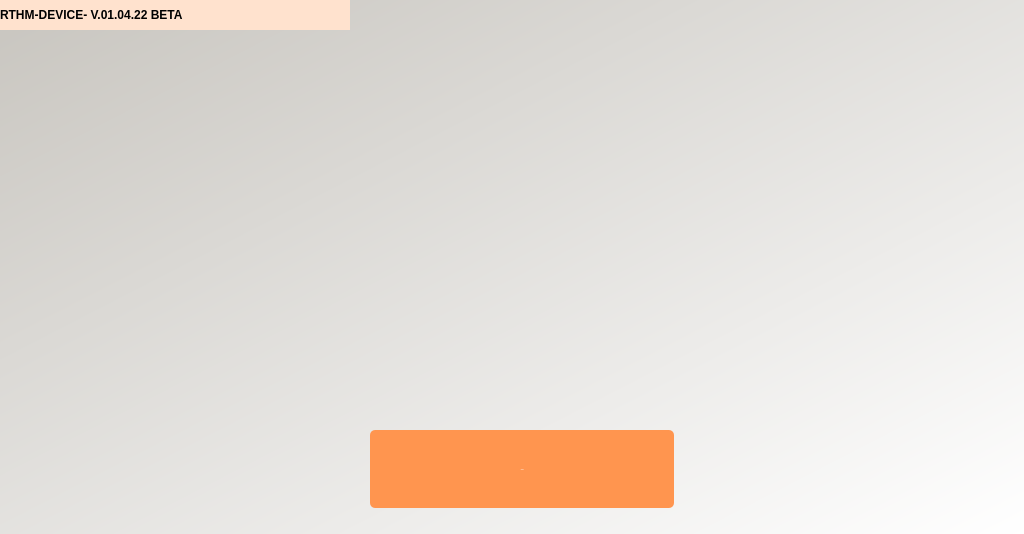
<?xml version="1.0" encoding="UTF-8"?>
<ui version="4.0">
 <class>MainWindow</class>
 <widget class="QMainWindow" name="MainWindow">
  <property name="enabled">
   <bool>true</bool>
  </property>
  <property name="geometry">
   <rect>
    <x>0</x>
    <y>0</y>
    <width>1024</width>
    <height>534</height>
   </rect>
  </property>
  <property name="windowTitle">
   <string>RTHM Software v1.04</string>
  </property>
  <property name="styleSheet">
   <string notr="true">QMainWindow#MainWindow{
background-color:qlineargradient(spread:pad, x1:0.005, y1:0, x2:1, y2:1, stop:0 rgba(200, 197, 191, 255), stop:1 rgba(255, 255, 255, 255))}</string>
  </property>
  <widget class="QWidget" name="centralwidget">
   <property name="enabled">
    <bool>true</bool>
   </property>
   <widget class="QPushButton" name="btnInfo">
    <property name="geometry">
     <rect>
      <x>0</x>
      <y>0</y>
      <width>350</width>
      <height>30</height>
     </rect>
    </property>
    <property name="styleSheet">
     <string notr="true">text-align: left;
border: none;
background-color: #FFE2CE;
font: 12pt &quot;Montserrat&quot;;
font-weight: bold;</string>
    </property>
    <property name="text">
     <string>RTHM-DEVICE- V.01.04.22 BETA</string>
    </property>
   </widget>
   <widget class="QPushButton" name="btnInfo_2">
    <property name="geometry">
     <rect>
      <x>320</x>
      <y>0</y>
      <width>30</width>
      <height>30</height>
     </rect>
    </property>
    <property name="styleSheet">
     <string notr="true">background-color: transparent;
border:none;</string>
    </property>
    <property name="text">
     <string/>
    </property>
    <property name="icon">
     <iconset>
      <normaloff>../images/icons/i.png</normaloff>../images/icons/i.png</iconset>
    </property>
   </widget>
   <widget class="QPushButton" name="btnScan">
    <property name="enabled">
     <bool>false</bool>
    </property>
    <property name="geometry">
     <rect>
      <x>370</x>
      <y>430</y>
      <width>304</width>
      <height>78</height>
     </rect>
    </property>
    <property name="font">
     <font>
      <family>Montserrat</family>
      <pointsize>-1</pointsize>
      <weight>75</weight>
      <italic>false</italic>
      <bold>true</bold>
     </font>
    </property>
    <property name="toolTip">
     <string>&lt;html&gt;&lt;head/&gt;&lt;body&gt;&lt;p&gt;START THE APP&lt;/p&gt;&lt;/body&gt;&lt;/html&gt;</string>
    </property>
    <property name="styleSheet">
     <string notr="true">color: #ffffff;
border-radius:5px;
background-color: #FF954F;
padding: 4px;
font: 42px &quot;Montserrat&quot;;
font-weight: bold;
icon-size: 53px;</string>
    </property>
    <property name="text">
     <string>  SCAN</string>
    </property>
    <property name="icon">
     <iconset>
      <normaloff>../images/icons/scan.png</normaloff>../images/icons/scan.png</iconset>
    </property>
    <property name="flat">
     <bool>false</bool>
    </property>
   </widget>
   <widget class="QLabel" name="imgStartScreenLogo">
    <property name="geometry">
     <rect>
      <x>290</x>
      <y>80</y>
      <width>466</width>
      <height>341</height>
     </rect>
    </property>
    <property name="text">
     <string/>
    </property>
    <property name="pixmap">
     <pixmap>../images/startScreenLogo.png</pixmap>
    </property>
    <property name="scaledContents">
     <bool>true</bool>
    </property>
   </widget>
   <widget class="QPushButton" name="btnPreferences">
    <property name="geometry">
     <rect>
      <x>940</x>
      <y>10</y>
      <width>64</width>
      <height>64</height>
     </rect>
    </property>
    <property name="styleSheet">
     <string notr="true">icon-size: 64px;
background-color: transparent;
border: none;</string>
    </property>
    <property name="text">
     <string/>
    </property>
    <property name="icon">
     <iconset>
      <normaloff>../images/icons/ICONS.png</normaloff>../images/icons/ICONS.png</iconset>
    </property>
   </widget>
  </widget>
 </widget>
 <resources/>
 <connections/>
</ui>
